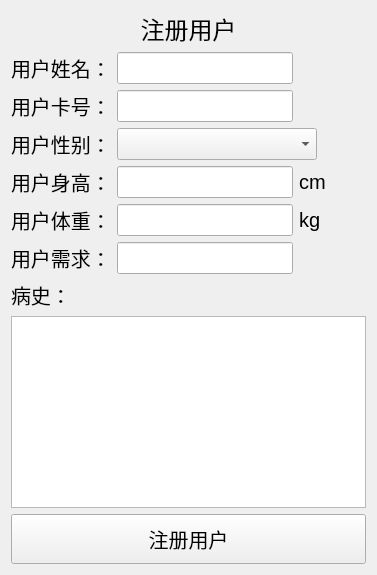
          <widget class="QWidget" name="page_registerUser">
           <layout class="QGridLayout" name="gridLayout_5">
            <item row="0" column="0">
             <widget class="QLabel" name="label_title_registerUser">
              <property name="font">
               <font>
                <pointsize>18</pointsize>
               </font>
              </property>
              <property name="text">
               <string>注册用户</string>
              </property>
              <property name="alignment">
               <set>Qt::AlignCenter</set>
              </property>
              <property name="margin">
               <number>5</number>
              </property>
             </widget>
            </item>
            <item row="1" column="0">
             <layout class="QHBoxLayout" name="horizontalLayout_3">
              <item>
               <widget class="QLabel" name="label_inputRegisterUserHint_name">
                <property name="font">
                 <font>
                  <pointsize>15</pointsize>
                 </font>
                </property>
                <property name="text">
                 <string>用户姓名：</string>
                </property>
               </widget>
              </item>
              <item>
               <widget class="QLineEdit" name="lineEdit_registerUser_name">
                <property name="maximumSize">
                 <size>
                  <width>200</width>
                  <height>16777215</height>
                 </size>
                </property>
                <property name="font">
                 <font>
                  <pointsize>15</pointsize>
                 </font>
                </property>
                <property name="maxLength">
                 <number>6</number>
                </property>
               </widget>
              </item>
              <item>
               <spacer name="horizontalSpacer_5">
                <property name="orientation">
                 <enum>Qt::Horizontal</enum>
                </property>
                <property name="sizeHint" stdset="0">
                 <size>
                  <width>40</width>
                  <height>20</height>
                 </size>
                </property>
               </spacer>
              </item>
             </layout>
            </item>
            <item row="2" column="0">
             <layout class="QHBoxLayout" name="horizontalLayout_10">
              <item>
               <widget class="QLabel" name="label_inputRegisterUserHint_name_2">
                <property name="font">
                 <font>
                  <pointsize>15</pointsize>
                 </font>
                </property>
                <property name="text">
                 <string>用户卡号：</string>
                </property>
               </widget>
              </item>
              <item>
               <widget class="QLineEdit" name="lineEdit_registerUser_id">
                <property name="maximumSize">
                 <size>
                  <width>200</width>
                  <height>16777215</height>
                 </size>
                </property>
                <property name="font">
                 <font>
                  <pointsize>15</pointsize>
                 </font>
                </property>
                <property name="maxLength">
                 <number>7</number>
                </property>
               </widget>
              </item>
              <item>
               <spacer name="horizontalSpacer_10">
                <property name="orientation">
                 <enum>Qt::Horizontal</enum>
                </property>
                <property name="sizeHint" stdset="0">
                 <size>
                  <width>40</width>
                  <height>20</height>
                 </size>
                </property>
               </spacer>
              </item>
             </layout>
            </item>
            <item row="3" column="0">
             <layout class="QHBoxLayout" name="horizontalLayout_4">
              <item>
               <widget class="QLabel" name="label_inputRegisterUserHint_sex">
                <property name="font">
                 <font>
                  <pointsize>15</pointsize>
                 </font>
                </property>
                <property name="text">
                 <string>用户性别：</string>
                </property>
               </widget>
              </item>
              <item>
               <widget class="QComboBox" name="comboBox_registerUser_sex">
                <property name="minimumSize">
                 <size>
                  <width>200</width>
                  <height>0</height>
                 </size>
                </property>
                <property name="maximumSize">
                 <size>
                  <width>200</width>
                  <height>16777215</height>
                 </size>
                </property>
                <property name="font">
                 <font>
                  <pointsize>15</pointsize>
                 </font>
                </property>
                <item>
                 <property name="text">
                  <string/>
                 </property>
                </item>
                <item>
                 <property name="text">
                  <string>男</string>
                 </property>
                </item>
                <item>
                 <property name="text">
                  <string>女</string>
                 </property>
                </item>
               </widget>
              </item>
              <item>
               <spacer name="horizontalSpacer_6">
                <property name="orientation">
                 <enum>Qt::Horizontal</enum>
                </property>
                <property name="sizeHint" stdset="0">
                 <size>
                  <width>40</width>
                  <height>20</height>
                 </size>
                </property>
               </spacer>
              </item>
             </layout>
            </item>
            <item row="4" column="0">
             <layout class="QHBoxLayout" name="horizontalLayout_6">
              <item>
               <widget class="QLabel" name="label_inputRegisterUserHint_age">
                <property name="font">
                 <font>
                  <pointsize>15</pointsize>
                 </font>
                </property>
                <property name="text">
                 <string>用户身高：</string>
                </property>
               </widget>
              </item>
              <item>
               <widget class="QLineEdit" name="lineEdit_registerUser_height">
                <property name="maximumSize">
                 <size>
                  <width>200</width>
                  <height>16777215</height>
                 </size>
                </property>
                <property name="font">
                 <font>
                  <pointsize>15</pointsize>
                 </font>
                </property>
                <property name="maxLength">
                 <number>6</number>
                </property>
               </widget>
              </item>
              <item>
               <widget class="QLabel" name="label_11">
                <property name="font">
                 <font>
                  <pointsize>15</pointsize>
                 </font>
                </property>
                <property name="text">
                 <string>cm</string>
                </property>
               </widget>
              </item>
              <item>
               <spacer name="horizontalSpacer_7">
                <property name="orientation">
                 <enum>Qt::Horizontal</enum>
                </property>
                <property name="sizeHint" stdset="0">
                 <size>
                  <width>40</width>
                  <height>20</height>
                 </size>
                </property>
               </spacer>
              </item>
             </layout>
            </item>
            <item row="5" column="0">
             <layout class="QHBoxLayout" name="horizontalLayout_7">
              <item>
               <widget class="QLabel" name="label_inputRegisterUserHint_height">
                <property name="font">
                 <font>
                  <pointsize>15</pointsize>
                 </font>
                </property>
                <property name="text">
                 <string>用户体重：</string>
                </property>
               </widget>
              </item>
              <item>
               <widget class="QLineEdit" name="lineEdit_registerUser_weight">
                <property name="maximumSize">
                 <size>
                  <width>200</width>
                  <height>16777215</height>
                 </size>
                </property>
                <property name="font">
                 <font>
                  <pointsize>15</pointsize>
                 </font>
                </property>
                <property name="maxLength">
                 <number>6</number>
                </property>
               </widget>
              </item>
              <item>
               <widget class="QLabel" name="label_12">
                <property name="font">
                 <font>
                  <pointsize>15</pointsize>
                 </font>
                </property>
                <property name="text">
                 <string>kg</string>
                </property>
               </widget>
              </item>
              <item>
               <spacer name="horizontalSpacer_8">
                <property name="orientation">
                 <enum>Qt::Horizontal</enum>
                </property>
                <property name="sizeHint" stdset="0">
                 <size>
                  <width>40</width>
                  <height>20</height>
                 </size>
                </property>
               </spacer>
              </item>
             </layout>
            </item>
            <item row="6" column="0">
             <layout class="QHBoxLayout" name="horizontalLayout_8">
              <item>
               <widget class="QLabel" name="label_inputRegisterUserHint_height_2">
                <property name="font">
                 <font>
                  <pointsize>15</pointsize>
                 </font>
                </property>
                <property name="text">
                 <string>用户需求：</string>
                </property>
               </widget>
              </item>
              <item>
               <widget class="QLineEdit" name="lineEdit_registerUser_need">
                <property name="maximumSize">
                 <size>
                  <width>200</width>
                  <height>16777215</height>
                 </size>
                </property>
                <property name="font">
                 <font>
                  <pointsize>15</pointsize>
                 </font>
                </property>
                <property name="maxLength">
                 <number>6</number>
                </property>
               </widget>
              </item>
              <item>
               <spacer name="horizontalSpacer_9">
                <property name="orientation">
                 <enum>Qt::Horizontal</enum>
                </property>
                <property name="sizeHint" stdset="0">
                 <size>
                  <width>40</width>
                  <height>20</height>
                 </size>
                </property>
               </spacer>
              </item>
             </layout>
            </item>
            <item row="7" column="0">
             <widget class="QLabel" name="label_inputRegisterUserHint_history">
              <property name="font">
               <font>
                <pointsize>15</pointsize>
               </font>
              </property>
              <property name="text">
               <string>病史：</string>
              </property>
             </widget>
            </item>
            <item row="8" column="0">
             <widget class="QTextEdit" name="textEdit_history">
              <property name="font">
               <font>
                <pointsize>15</pointsize>
               </font>
              </property>
             </widget>
            </item>
            <item row="9" column="0">
             <widget class="QPushButton" name="pushButton_register">
              <property name="minimumSize">
               <size>
                <width>0</width>
                <height>50</height>
               </size>
              </property>
              <property name="font">
               <font>
                <pointsize>15</pointsize>
               </font>
              </property>
              <property name="text">
               <string>注册用户</string>
              </property>
             </widget>
            </item>
           </layout>
          </widget>
